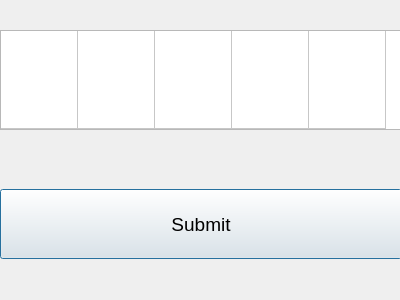
<?xml version="1.0" encoding="UTF-8"?>
<ui version="4.0">
 <class>CreateCode</class>
 <widget class="QDialog" name="CreateCode">
  <property name="geometry">
   <rect>
    <x>0</x>
    <y>0</y>
    <width>400</width>
    <height>300</height>
   </rect>
  </property>
  <property name="minimumSize">
   <size>
    <width>0</width>
    <height>50</height>
   </size>
  </property>
  <property name="windowTitle">
   <string>Create Code</string>
  </property>
  <widget class="QWidget" name="">
   <property name="geometry">
    <rect>
     <x>0</x>
     <y>30</y>
     <width>402</width>
     <height>229</height>
    </rect>
   </property>
   <layout class="QVBoxLayout" name="verticalLayout">
    <item>
     <widget class="QTableWidget" name="code_row">
      <property name="minimumSize">
       <size>
        <width>100</width>
        <height>0</height>
       </size>
      </property>
      <property name="maximumSize">
       <size>
        <width>16777215</width>
        <height>100</height>
       </size>
      </property>
      <property name="font">
       <font>
        <family>Arial</family>
        <pointsize>14</pointsize>
       </font>
      </property>
      <property name="editTriggers">
       <set>QAbstractItemView::NoEditTriggers</set>
      </property>
      <property name="selectionMode">
       <enum>QAbstractItemView::NoSelection</enum>
      </property>
      <property name="rowCount">
       <number>1</number>
      </property>
      <property name="columnCount">
       <number>5</number>
      </property>
      <attribute name="horizontalHeaderVisible">
       <bool>false</bool>
      </attribute>
      <attribute name="horizontalHeaderCascadingSectionResizes">
       <bool>true</bool>
      </attribute>
      <attribute name="horizontalHeaderDefaultSectionSize">
       <number>77</number>
      </attribute>
      <attribute name="horizontalHeaderMinimumSectionSize">
       <number>70</number>
      </attribute>
      <attribute name="verticalHeaderVisible">
       <bool>false</bool>
      </attribute>
      <attribute name="verticalHeaderCascadingSectionResizes">
       <bool>true</bool>
      </attribute>
      <attribute name="verticalHeaderStretchLastSection">
       <bool>true</bool>
      </attribute>
      <row/>
      <column/>
      <column/>
      <column/>
      <column/>
      <column/>
     </widget>
    </item>
    <item>
     <spacer name="verticalSpacer">
      <property name="orientation">
       <enum>Qt::Vertical</enum>
      </property>
      <property name="sizeHint" stdset="0">
       <size>
        <width>20</width>
        <height>40</height>
       </size>
      </property>
     </spacer>
    </item>
    <item>
     <widget class="QPushButton" name="submit_b">
      <property name="minimumSize">
       <size>
        <width>0</width>
        <height>70</height>
       </size>
      </property>
      <property name="font">
       <font>
        <family>Arial</family>
        <pointsize>14</pointsize>
       </font>
      </property>
      <property name="text">
       <string>Submit</string>
      </property>
     </widget>
    </item>
   </layout>
  </widget>
 </widget>
 <resources/>
 <connections/>
</ui>
